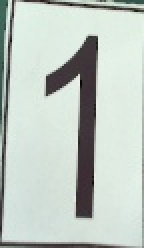
#> input picture send_yao_car/svm_detect_number/data_set/1/119.jpg, 72 x 124 px, given in place of the camera (shown 2 times larger)
$ python make_dataset.py
#> lines starting #> are read from the running program, lines starting #| are printed output that depends on the picture; after the words box and inside, x2 and y2 are one past the last pixel; in counts of white or black regions, pixels touching at a corner belong together
from pynput.keyboard import Key, Listener
import cv2
import imutils


# 按键获取数据集
global res_img
counts = 0    # 图片计数
def on_press(key):
    global counts
    # 回车触发
    if key == Key.enter:
        # 保存图片路径，制作单一数据集
        cv2.imwrite(f"data_set/8/8_E{counts}.jpg", res_img)
        counts += 1
        print(f"Save sucess {counts}")


# 开启键盘监听
listener = Listener(on_press=on_press)
listener.start()


cap = cv2.VideoCapture(1)
rectKernel = cv2.getStructuringElement(cv2.MORPH_RECT, (7, 11))
while True:
    flag, frame = cap.read()
#> frame is the input picture: shape (124, 72, 3); mean B, G, R 194.3, 201.3, 191.6
    if frame is None:
        continue
    if flag is True:
        '''
        降低分辨率
        '''
        frame = cv2.resize(frame, (128, 128))
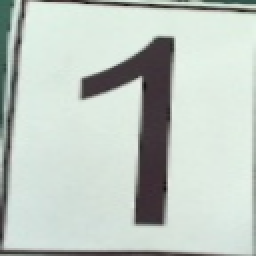
#> frame: shape (128, 128, 3) (shown 2 times larger); mean B, G, R 194.1, 201.1, 191.5
        frame_copy = frame.copy()      # 原图显示画出的矩形
        frame_copy1 = frame.copy()      # 截取后的图像
        # 转为灰度图
        gray_frame = cv2.cvtColor(frame, cv2.COLOR_BGR2GRAY)

        # 大津法处理阈值，背景反色，采用索引取出图像
        # 预留回调函数，手动调节阈值thresh
        ths_frame = cv2.threshold(gray_frame, 0, 255, cv2.THRESH_BINARY_INV | cv2.THRESH_OTSU)[1]
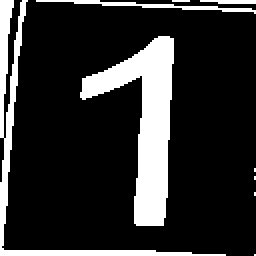
#> ths_frame: shape (128, 128) (shown 2 times larger); 18% white; 9 white regions (5 under 20 px), largest, box (x1, y1, x2, y2) and area: (40, 18, 87, 113) 1773, (0, 0, 113, 128) 929, (18, 0, 128, 7) 190, (100, 0, 128, 2) 47
        # 形态学操作
        img_closed = cv2.morphologyEx(ths_frame, cv2.MORPH_CLOSE, rectKernel)
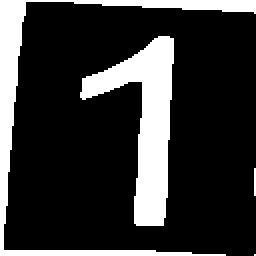
#> img_closed: shape (128, 128) (shown 2 times larger); 20.3% white; 4 white regions (2 under 20 px), largest, box (x1, y1, x2, y2) and area: (40, 18, 87, 113) 1782, (0, 0, 128, 128) 1535
        # 边缘检测
        img_blur = cv2.GaussianBlur(img_closed, (3, 3), 0)
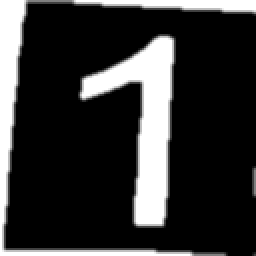
#> img_blur: shape (128, 128) (shown 2 times larger); min 0, max 255, mean 51.6
        img_temp = cv2.Canny(img_blur, 100, 200)
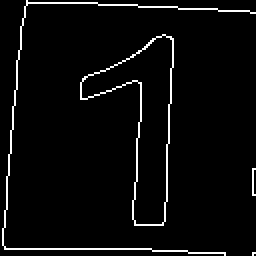
#> img_temp: shape (128, 128) (shown 2 times larger); 3.9% white in thin lines or dots
        # 轮廓查找
        contours, hierarchy = cv2.findContours(img_temp, cv2.RETR_EXTERNAL, cv2.CHAIN_APPROX_NONE)
#> contours = 4 contours, 3 with area under 20; largest, box (x1, y1, x2, y2) and area: (40, 17, 87, 113) 1766

        for region in contours:
            area = cv2.contourArea(region)
            x, y, w, h = cv2.boundingRect(region)
            if area > 1000:
                img_out = cv2.rectangle(frame_copy, (x, y), (x + w, y + h), (0, 0, 255), 2)
                # 获取轮廓区域的图像
                res_img = frame_copy1[y:y + h, x:x + w]

                cv2.putText(frame_copy, f'Area: {area:.2f}', (x, y - 20),
                            cv2.FONT_HERSHEY_COMPLEX, 0.5, (0, 0, 255), 2)
                # 显示数据图像

                # 显示图像
                cv2.imshow("res_img", res_img)
#> this loop made 4 passes
#> (area, x, y, w, h) on pass 3: (1766, 40, 17, 47, 96)
#> pass 3, `img_out = cv2.rectangle(frame_copy, (x, y), (x + w, y + h), (0, 0, 255..`:
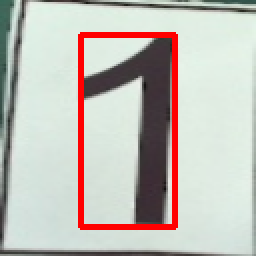
#> img_out: shape (128, 128, 3) (shown 2 times larger); mean B, G, R 183, 189.6, 193.9
#> pass 3, `res_img = frame_copy1[y:y + h, x:x + w]`:
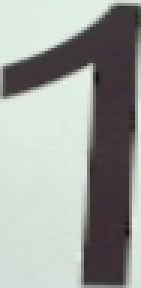
#> res_img: shape (96, 47, 3) (shown 3 times larger); mean B, G, R 157.8, 161.8, 158.2

        cv2.imshow("find the contours", frame_copy)

        if cv2.waitKey(1) & 0xFF == 27:
#> (key Esc is pressed here)
            cap.release()
            cv2.destroyAllWindows()
            listener.stop()
#> (this line was passed over: pynput is not available in this run)
            break
